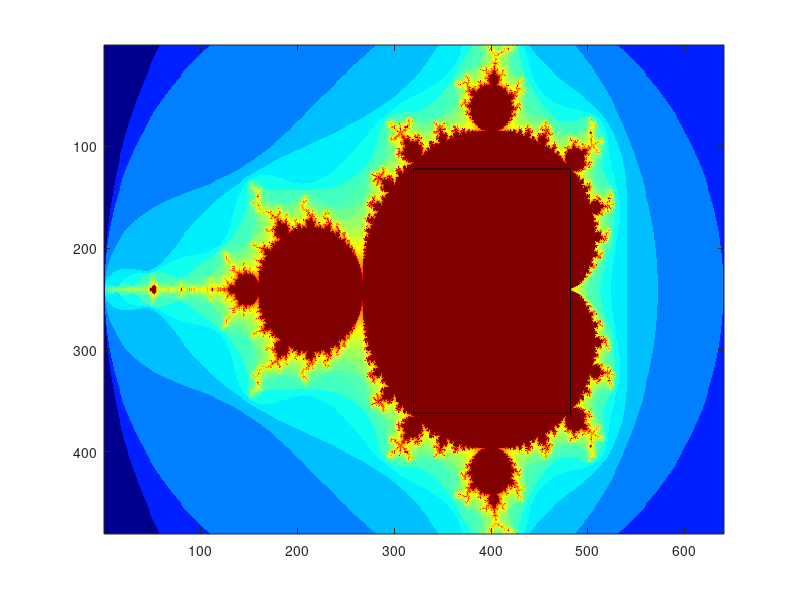

The MATLAB source for this figure:
clear all
figure(1); clf;

termination = 100;
x = linspace(-2,1,640);
y = linspace(-1,1,480);
x_index = 1:length(x) ;
y_index = 1:length(y) ;
img = zeros(length(y),length(x));

N_total = 0;
for k=x_index
    for j=y_index
        z = 0;
        n = 0;
        c = x(k)+ y(j)*i ;%complex number
        while (abs(z)<2 && n<termination)
            z = z^2 + c;
            n = n + 1;
            N_total = N_total + 1;
        end
        img(j,k) = log2(n);
    end
end
N_total
imagesc(img)
colormap(jet)
right = 482;
left = 320;
top = 122 ;
line ([left right],[top top],'color','k')
line ([left right],[240+top 240+top],'color','k')
line ([left left],[top 240+top],'color','k')
line ([right right],[top 240+top],'color','k')
x(right);
x(left);
y(top);